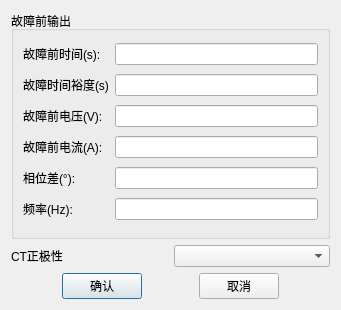
<?xml version="1.0" encoding="UTF-8"?>
<ui version="4.0">
 <class>QVolInverseCommonParasDlg</class>
 <widget class="QDialog" name="QVolInverseCommonParasDlg">
  <property name="geometry">
   <rect>
    <x>0</x>
    <y>0</y>
    <width>341</width>
    <height>310</height>
   </rect>
  </property>
  <property name="windowTitle">
   <string>通用参数设置</string>
  </property>
  <layout class="QGridLayout" name="gridLayout_3">
   <item row="0" column="0">
    <layout class="QGridLayout" name="gridLayout_2">
     <item row="1" column="1">
      <widget class="QComboBox" name="m_cmbCTPos"/>
     </item>
     <item row="0" column="0" colspan="2">
      <widget class="QGroupBox" name="groupBox">
       <property name="title">
        <string>故障前输出</string>
       </property>
       <layout class="QGridLayout" name="gridLayout">
        <item row="5" column="0">
         <widget class="QLabel" name="m_labHz">
          <property name="text">
           <string>频率(Hz):</string>
          </property>
         </widget>
        </item>
        <item row="3" column="1">
         <widget class="QLineEdit" name="m_txtFaultCurr"/>
        </item>
        <item row="0" column="0">
         <widget class="QLabel" name="m_labPreFaultTime">
          <property name="text">
           <string>故障前时间(s):</string>
          </property>
         </widget>
        </item>
        <item row="2" column="0">
         <widget class="QLabel" name="m_labFaultVolt">
          <property name="text">
           <string>故障前电压(V):</string>
          </property>
         </widget>
        </item>
        <item row="4" column="1">
         <widget class="QLineEdit" name="m_txtAng"/>
        </item>
        <item row="0" column="1">
         <widget class="QLineEdit" name="m_txtPreFaultTime"/>
        </item>
        <item row="1" column="0">
         <widget class="QLabel" name="label_5">
          <property name="text">
           <string>故障时间裕度(s)</string>
          </property>
         </widget>
        </item>
        <item row="4" column="0">
         <widget class="QLabel" name="m_labAng">
          <property name="text">
           <string>相位差(°):</string>
          </property>
         </widget>
        </item>
        <item row="1" column="1">
         <widget class="QLineEdit" name="m_txtFaultTime"/>
        </item>
        <item row="2" column="1">
         <widget class="QLineEdit" name="m_txtFaultVolt"/>
        </item>
        <item row="3" column="0">
         <widget class="QLabel" name="m_labFaultCurr">
          <property name="text">
           <string>故障前电流(A):</string>
          </property>
         </widget>
        </item>
        <item row="5" column="1">
         <widget class="QLineEdit" name="m_txtHz"/>
        </item>
       </layout>
      </widget>
     </item>
     <item row="1" column="0">
      <widget class="QLabel" name="label_3">
       <property name="text">
        <string>CT正极性</string>
       </property>
      </widget>
     </item>
     <item row="3" column="0" colspan="2">
      <layout class="QHBoxLayout" name="horizontalLayout">
       <item>
        <spacer name="horizontalSpacer_3">
         <property name="orientation">
          <enum>Qt::Horizontal</enum>
         </property>
         <property name="sizeHint" stdset="0">
          <size>
           <width>40</width>
           <height>20</height>
          </size>
         </property>
        </spacer>
       </item>
       <item>
        <widget class="QPushButton" name="m_btnOK">
         <property name="text">
          <string>确认</string>
         </property>
        </widget>
       </item>
       <item>
        <spacer name="horizontalSpacer">
         <property name="orientation">
          <enum>Qt::Horizontal</enum>
         </property>
         <property name="sizeHint" stdset="0">
          <size>
           <width>40</width>
           <height>20</height>
          </size>
         </property>
        </spacer>
       </item>
       <item>
        <widget class="QPushButton" name="m_btnCancel">
         <property name="text">
          <string>取消</string>
         </property>
        </widget>
       </item>
       <item>
        <spacer name="horizontalSpacer_2">
         <property name="orientation">
          <enum>Qt::Horizontal</enum>
         </property>
         <property name="sizeHint" stdset="0">
          <size>
           <width>40</width>
           <height>20</height>
          </size>
         </property>
        </spacer>
       </item>
      </layout>
     </item>
    </layout>
   </item>
  </layout>
 </widget>
 <resources/>
 <connections/>
</ui>
